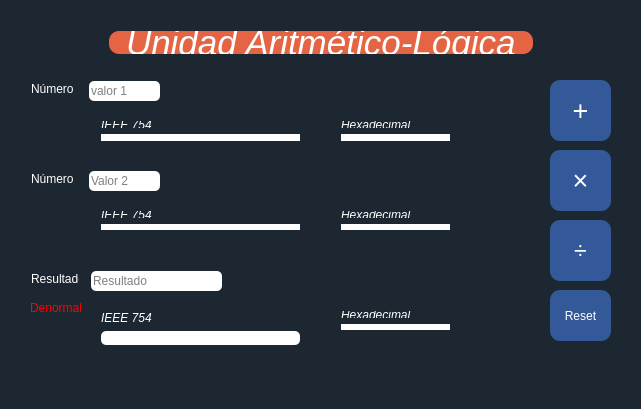
<?xml version="1.0" encoding="UTF-8"?>
<ui version="4.0">
 <class>MainWindow</class>
 <widget class="QMainWindow" name="MainWindow">
  <property name="enabled">
   <bool>true</bool>
  </property>
  <property name="geometry">
   <rect>
    <x>0</x>
    <y>0</y>
    <width>641</width>
    <height>409</height>
   </rect>
  </property>
  <property name="windowTitle">
   <string>ALU</string>
  </property>
  <property name="styleSheet">
   <string notr="true">background: #1D2731;</string>
  </property>
  <widget class="QWidget" name="centralWidget">
   <widget class="QWidget" name="layoutWidget_2">
    <property name="geometry">
     <rect>
      <x>330</x>
      <y>200</y>
      <width>131</width>
      <height>41</height>
     </rect>
    </property>
    <layout class="QVBoxLayout" name="verticalLayout_2">
     <item>
      <widget class="QLabel" name="label_13">
       <property name="font">
        <font>
         <italic>true</italic>
        </font>
       </property>
       <property name="styleSheet">
        <string notr="true">
	color: white;	</string>
       </property>
       <property name="text">
        <string>Hexadecimal</string>
       </property>
      </widget>
     </item>
     <item>
      <widget class="QLineEdit" name="lineEdit_outHex_Num2">
       <property name="styleSheet">
        <string notr="true">color: black;
border-radius: 5px;
background: white;</string>
       </property>
       <property name="readOnly">
        <bool>true</bool>
       </property>
      </widget>
     </item>
    </layout>
   </widget>
   <widget class="QWidget" name="layoutWidget_3">
    <property name="geometry">
     <rect>
      <x>90</x>
      <y>300</y>
      <width>221</width>
      <height>56</height>
     </rect>
    </property>
    <layout class="QVBoxLayout" name="verticalLayout_5">
     <item>
      <widget class="QLabel" name="label_15">
       <property name="enabled">
        <bool>true</bool>
       </property>
       <property name="font">
        <font>
         <italic>true</italic>
        </font>
       </property>
       <property name="styleSheet">
        <string notr="true">
	color: white;	</string>
       </property>
       <property name="text">
        <string>IEEE 754</string>
       </property>
      </widget>
     </item>
     <item>
      <widget class="QLineEdit" name="lineEdit_outIEEE_Resultado">
       <property name="styleSheet">
        <string notr="true">color: black;
border-radius: 5px;
background: white;</string>
       </property>
       <property name="readOnly">
        <bool>true</bool>
       </property>
      </widget>
     </item>
    </layout>
   </widget>
   <widget class="QWidget" name="layoutWidget_4">
    <property name="geometry">
     <rect>
      <x>330</x>
      <y>300</y>
      <width>131</width>
      <height>41</height>
     </rect>
    </property>
    <layout class="QVBoxLayout" name="verticalLayout_6">
     <item>
      <widget class="QLabel" name="label_16">
       <property name="font">
        <font>
         <italic>true</italic>
        </font>
       </property>
       <property name="styleSheet">
        <string notr="true">
	color: white;	</string>
       </property>
       <property name="text">
        <string>Hexadecimal</string>
       </property>
      </widget>
     </item>
     <item>
      <widget class="QLineEdit" name="lineEdit_outHex_Resultado">
       <property name="styleSheet">
        <string notr="true">color: black;
border-radius: 5px;
background: white;</string>
       </property>
       <property name="readOnly">
        <bool>true</bool>
       </property>
      </widget>
     </item>
    </layout>
   </widget>
   <widget class="QPushButton" name="pushButton_Suma">
    <property name="geometry">
     <rect>
      <x>550</x>
      <y>80</y>
      <width>61</width>
      <height>61</height>
     </rect>
    </property>
    <property name="font">
     <font>
      <pointsize>20</pointsize>
     </font>
    </property>
    <property name="styleSheet">
     <string notr="true">color: white;
border-radius: 10px;
padding: 0 8px;
background: #345999;
hover:(border: 1px solid green;)
</string>
    </property>
    <property name="text">
     <string>+</string>
    </property>
   </widget>
   <widget class="QPushButton" name="pushButton_Producto">
    <property name="geometry">
     <rect>
      <x>550</x>
      <y>150</y>
      <width>61</width>
      <height>61</height>
     </rect>
    </property>
    <property name="font">
     <font>
      <pointsize>20</pointsize>
     </font>
    </property>
    <property name="styleSheet">
     <string notr="true">color: white;
border-radius: 10px;
padding: 0 8px;
background: #345999;</string>
    </property>
    <property name="text">
     <string>×</string>
    </property>
   </widget>
   <widget class="QPushButton" name="pushButton_Division">
    <property name="enabled">
     <bool>true</bool>
    </property>
    <property name="geometry">
     <rect>
      <x>550</x>
      <y>220</y>
      <width>61</width>
      <height>61</height>
     </rect>
    </property>
    <property name="font">
     <font>
      <pointsize>17</pointsize>
     </font>
    </property>
    <property name="autoFillBackground">
     <bool>false</bool>
    </property>
    <property name="styleSheet">
     <string notr="true">color: white;
border-radius: 10px;
padding: 0 8px;
background: #345999;</string>
    </property>
    <property name="text">
     <string>÷</string>
    </property>
   </widget>
   <widget class="QWidget" name="layoutWidget">
    <property name="geometry">
     <rect>
      <x>330</x>
      <y>110</y>
      <width>131</width>
      <height>42</height>
     </rect>
    </property>
    <layout class="QVBoxLayout" name="verticalLayout">
     <item>
      <widget class="QLabel" name="label_12">
       <property name="font">
        <font>
         <italic>true</italic>
        </font>
       </property>
       <property name="styleSheet">
        <string notr="true">
	color: white;	</string>
       </property>
       <property name="text">
        <string>Hexadecimal</string>
       </property>
      </widget>
     </item>
     <item>
      <widget class="QLineEdit" name="lineEdit_outHex_Num1">
       <property name="styleSheet">
        <string notr="true">color: black;
border-radius: 5px;
background: white;</string>
       </property>
       <property name="readOnly">
        <bool>true</bool>
       </property>
      </widget>
     </item>
    </layout>
   </widget>
   <widget class="QWidget" name="layoutWidget">
    <property name="geometry">
     <rect>
      <x>90</x>
      <y>200</y>
      <width>221</width>
      <height>41</height>
     </rect>
    </property>
    <layout class="QVBoxLayout" name="verticalLayout_3">
     <item>
      <widget class="QLabel" name="label_14">
       <property name="enabled">
        <bool>true</bool>
       </property>
       <property name="font">
        <font>
         <italic>true</italic>
        </font>
       </property>
       <property name="styleSheet">
        <string notr="true">
	color: white;	</string>
       </property>
       <property name="text">
        <string>IEEE 754</string>
       </property>
      </widget>
     </item>
     <item>
      <widget class="QLineEdit" name="lineEdit_outIEEE_Num2">
       <property name="styleSheet">
        <string notr="true">color: black;
border-radius: 5px;
background: white;</string>
       </property>
       <property name="readOnly">
        <bool>true</bool>
       </property>
      </widget>
     </item>
    </layout>
   </widget>
   <widget class="QWidget" name="layoutWidget">
    <property name="geometry">
     <rect>
      <x>90</x>
      <y>110</y>
      <width>221</width>
      <height>42</height>
     </rect>
    </property>
    <layout class="QVBoxLayout" name="verticalLayout_7">
     <item>
      <widget class="QLabel" name="label_11">
       <property name="enabled">
        <bool>true</bool>
       </property>
       <property name="font">
        <font>
         <italic>true</italic>
        </font>
       </property>
       <property name="styleSheet">
        <string notr="true">
	color: white;	</string>
       </property>
       <property name="text">
        <string>IEEE 754</string>
       </property>
      </widget>
     </item>
     <item>
      <widget class="QLineEdit" name="lineEdit_outIEEE_Num1">
       <property name="styleSheet">
        <string notr="true">color: black;
border-radius: 5px;
background: white;</string>
       </property>
       <property name="readOnly">
        <bool>true</bool>
       </property>
      </widget>
     </item>
    </layout>
   </widget>
   <widget class="QLabel" name="label_3">
    <property name="geometry">
     <rect>
      <x>31</x>
      <y>271</y>
      <width>48</width>
      <height>16</height>
     </rect>
    </property>
    <property name="styleSheet">
     <string notr="true">
	color: white;	</string>
    </property>
    <property name="text">
     <string>Resultado</string>
    </property>
   </widget>
   <widget class="QLineEdit" name="lineEdit_out_Resultado">
    <property name="geometry">
     <rect>
      <x>91</x>
      <y>271</y>
      <width>131</width>
      <height>20</height>
     </rect>
    </property>
    <property name="styleSheet">
     <string notr="true">color: black;
border-radius: 5px;
background: white;</string>
    </property>
    <property name="readOnly">
     <bool>true</bool>
    </property>
    <property name="placeholderText">
     <string>Resultado</string>
    </property>
   </widget>
   <widget class="QLabel" name="label_2">
    <property name="geometry">
     <rect>
      <x>31</x>
      <y>171</y>
      <width>46</width>
      <height>16</height>
     </rect>
    </property>
    <property name="styleSheet">
     <string notr="true">
	color: white;	</string>
    </property>
    <property name="text">
     <string>Número 2</string>
    </property>
   </widget>
   <widget class="QLineEdit" name="lineEdit_in_Num2">
    <property name="geometry">
     <rect>
      <x>89</x>
      <y>171</y>
      <width>71</width>
      <height>20</height>
     </rect>
    </property>
    <property name="styleSheet">
     <string notr="true">color: black;
border-radius: 5px;
background: white;</string>
    </property>
    <property name="inputMask">
     <string/>
    </property>
    <property name="readOnly">
     <bool>false</bool>
    </property>
    <property name="placeholderText">
     <string>Valor 2</string>
    </property>
   </widget>
   <widget class="QLabel" name="label">
    <property name="geometry">
     <rect>
      <x>31</x>
      <y>81</y>
      <width>46</width>
      <height>16</height>
     </rect>
    </property>
    <property name="styleSheet">
     <string notr="true">
	color: white;	</string>
    </property>
    <property name="text">
     <string>Número 1</string>
    </property>
   </widget>
   <widget class="QLineEdit" name="lineEdit_in_Num1">
    <property name="geometry">
     <rect>
      <x>89</x>
      <y>81</y>
      <width>71</width>
      <height>20</height>
     </rect>
    </property>
    <property name="styleSheet">
     <string notr="true">color: black;
border-radius: 5px;
background: white;</string>
    </property>
    <property name="inputMask">
     <string/>
    </property>
    <property name="text">
     <string/>
    </property>
    <property name="placeholderText">
     <string>valor 1</string>
    </property>
   </widget>
   <widget class="QWidget" name="layoutWidget">
    <property name="geometry">
     <rect>
      <x>0</x>
      <y>20</y>
      <width>641</width>
      <height>45</height>
     </rect>
    </property>
    <layout class="QHBoxLayout" name="horizontalLayout">
     <item>
      <spacer name="horizontalSpacer">
       <property name="orientation">
        <enum>Qt::Horizontal</enum>
       </property>
       <property name="sizeHint" stdset="0">
        <size>
         <width>40</width>
         <height>20</height>
        </size>
       </property>
      </spacer>
     </item>
     <item>
      <widget class="QLabel" name="label_4">
       <property name="font">
        <font>
         <pointsize>26</pointsize>
         <weight>50</weight>
         <italic>true</italic>
         <bold>false</bold>
         <underline>false</underline>
         <strikeout>false</strikeout>
         <kerning>true</kerning>
        </font>
       </property>
       <property name="styleSheet">
        <string notr="true">color: white;
border-radius: 10px;
padding: 0 8px;
background: #E56443;</string>
       </property>
       <property name="text">
        <string>Unidad Aritmético-Lógica</string>
       </property>
      </widget>
     </item>
     <item>
      <spacer name="horizontalSpacer_2">
       <property name="orientation">
        <enum>Qt::Horizontal</enum>
       </property>
       <property name="sizeHint" stdset="0">
        <size>
         <width>40</width>
         <height>20</height>
        </size>
       </property>
      </spacer>
     </item>
    </layout>
   </widget>
   <widget class="QPushButton" name="pushButton_reset">
    <property name="geometry">
     <rect>
      <x>550</x>
      <y>290</y>
      <width>61</width>
      <height>51</height>
     </rect>
    </property>
    <property name="styleSheet">
     <string notr="true">color: white;
border-radius: 10px;
padding: 0 8px;
background: #345999;</string>
    </property>
    <property name="text">
     <string>Reset</string>
    </property>
   </widget>
   <widget class="QLabel" name="Denormal">
    <property name="geometry">
     <rect>
      <x>30</x>
      <y>300</y>
      <width>51</width>
      <height>16</height>
     </rect>
    </property>
    <property name="styleSheet">
     <string notr="true">color: rgb(255, 0, 0);</string>
    </property>
    <property name="text">
     <string>Denormal</string>
    </property>
   </widget>
  </widget>
  <widget class="QMenuBar" name="menuBar">
   <property name="enabled">
    <bool>true</bool>
   </property>
   <property name="geometry">
    <rect>
     <x>0</x>
     <y>0</y>
     <width>641</width>
     <height>21</height>
    </rect>
   </property>
  </widget>
 </widget>
 <layoutdefault spacing="6" margin="11"/>
 <tabstops>
  <tabstop>lineEdit_in_Num1</tabstop>
  <tabstop>lineEdit_in_Num2</tabstop>
  <tabstop>pushButton_Suma</tabstop>
  <tabstop>pushButton_Producto</tabstop>
  <tabstop>pushButton_Division</tabstop>
  <tabstop>pushButton_reset</tabstop>
  <tabstop>lineEdit_outHex_Num2</tabstop>
  <tabstop>lineEdit_outIEEE_Resultado</tabstop>
  <tabstop>lineEdit_outHex_Resultado</tabstop>
  <tabstop>lineEdit_outIEEE_Num1</tabstop>
  <tabstop>lineEdit_outIEEE_Num2</tabstop>
  <tabstop>lineEdit_out_Resultado</tabstop>
  <tabstop>lineEdit_outHex_Num1</tabstop>
 </tabstops>
 <resources/>
 <connections/>
</ui>
